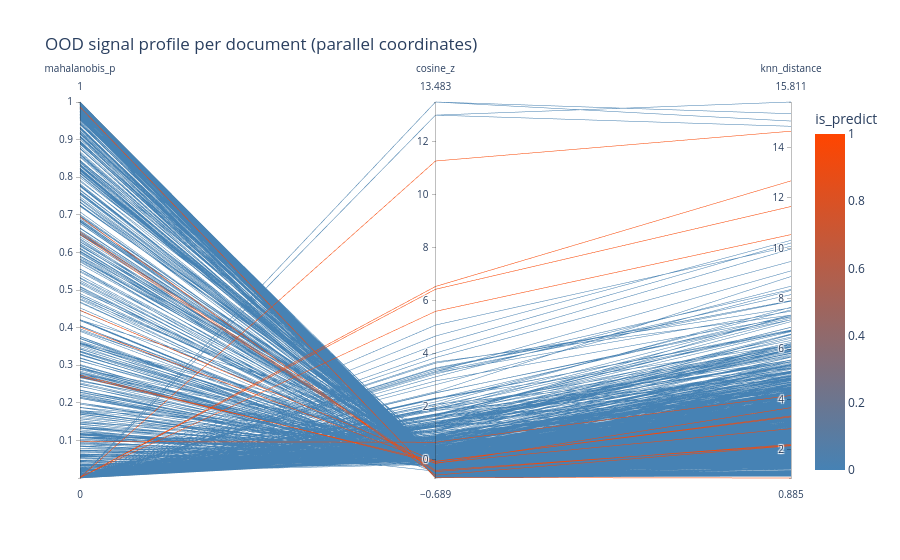

Notebook code cell kept with this figure:
### Markdown cell above
### 3. Parallel coordinates -- each document's full signal profile

One axis per signal, one line per document. `in_distribution=False` is an OR across the three signals, so a document can fail on just one axis -- this shows which one, for every document at once, instead of collapsing to a single accept/reject flag.

### Code cell
parallel_df = signals_df.copy()
parallel_df["is_predict"] = (parallel_df["source"] == "predict").astype(int)

fig_parallel = px.parallel_coordinates(
    parallel_df,
    dimensions=["mahalanobis_p", "cosine_z", "knn_distance"],
    color="is_predict",
    color_continuous_scale=["steelblue", "orangered"],
    title="OOD signal profile per document (parallel coordinates)",
)
fig_parallel.show()

### Figure 1 — Plotly figure (JSON) as saved in the notebook; plotly's stock layout.template omitted (floating-point values rounded to 4 significant figures; data arrays with more than 128 entries replaced by an {"elided": "..."} marker saying what was removed)
{"data": [{"dimensions": [{"label": "mahalanobis_p", "values": {"elided": "1357 float values"}}, {"label": "cosine_z", "values": {"elided": "1357 float values"}}, {"label": "knn_distance", "values": {"elided": "1357 float values"}}], "domain": {"x": [0, 1], "y": [0, 1]}, "line": {"color": {"elided": "1357 int values"}, "coloraxis": "coloraxis"}, "name": "", "type": "parcoords"}], "layout": {"coloraxis": {"autocolorscale": false, "colorbar": {"title": {"text": "is_predict"}}, "colorscale": [[0, "steelblue"], [1, "orangered"]]}, "legend": {"tracegroupgap": 0}, "title": {"text": "OOD signal profile per document (parallel coordinates)"}}}
